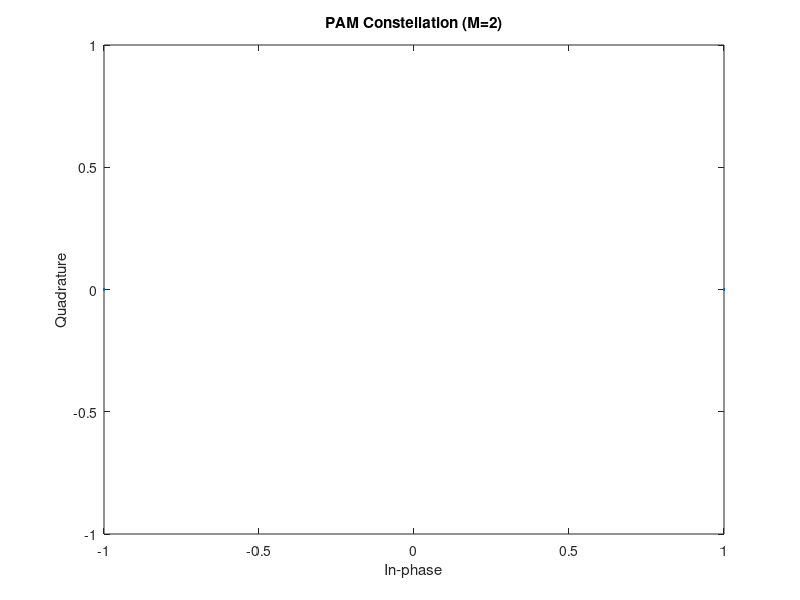
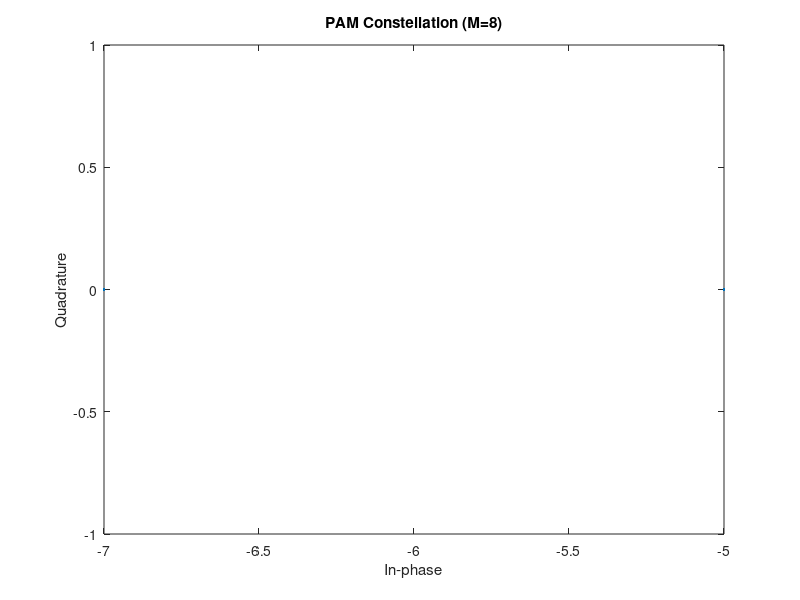

These figures' MATLAB source, in order: (Note: this script raises an error after producing the figures.)
%%Juan Tellez

%%Digital Modulation & Demodulation
%Create 10,000 input data with a random distribution
k = 1;
M = 2^k;
N = [10000, 1];
i_data = randi(0:M-1,N);
%Modulate and demodulate
tx_sig = pammod(i_data, M);
o_data = pamdemod(tx_sig, M);
errors = sum(i_data ~= o_data);
fprintf('Number of errors with PAM (M=2): %i\n', errors);
%Plot constellation
figure;
scatterplot(tx_sig);
title("PAM Constellation (M=2)")
%% Repeat with k=3 and M=8
k = 3;
M = 8;
N = [10000*k 1];
i_data = randi([0 1], N);
%Modulate and demodulate
tx_sig = pammod(i_data, M);
o_data = pamdemod(tx_sig, M);
errors = sum(i_data ~= o_data);
fprintf('Number of errors with PAM (M=8): %i\n', errors);
%Plot constellation
figure;
scatterplot(tx_sig);
title("PAM Constellation (M=8)")
%% Repeat it for QAM
k=3;
M = 8;
N = [10000*k 1];
i_data = randi([0 1], N);
%Modulate and demodulate
tx_sig = qammod(i_data, M, InputType="bit", UnitAveragePower=true,PlotConstellation=true);
o_data = qamdemod(tx_sig, M);
fprintf('Number of errors with QAM (M=8): %i\n', errors);
%Plot constellation
figure;
scatterplot(tx_sig);
title("QAM Constellation (M=8)")
%% Repeat it for 64-QAM
k = 3;
M = 64;
N = [10000*k 1];
i_data = randi([0 1], N);
%Modulate and demodulate
tx_sig = qammod(i_data, M, InputType="bit", UnitAveragePower=true, PlotConstellation=true);
o_data = qamdemod(tx_sig, M);
fprintf('Number of errors with QAM (M=64): %i\n', errors);
%Plot constellation
figure;
scatterplot(tx_sig);
title("QAM Constellation (M=64)")
%% Repeat it for 8-PSK
k = 3;
M = 8;
N = [10000*k 1];
i_data = randi([0 M-1], N);
%Modulate and demodulate
tx_sig = pskmod(i_data, M);
o_data = pskdemod(tx_sig, M);
errors = sum(i_data ~= o_data);
fprintf('Number of errors with PSK (M=8): %i\n', errors);
%Plot constellation
figure;
scatterplot(tx_sig);
title("8-PSK Constellation (M=8)")
%% Modulate 64-QAM with gray coding, demodulate with binary coding
tx_sig = qammod(i_data, M, "gray");
o_data = qamdemod(tx_sig, M);
errors = sum(i_data ~= o_data);
fprintf('Number of errors with 64-QAM (Gray mod, Binary demod): %i\n', errors);
%Demodulate with Gray coding
o_data_gray = qamdemod(tx_sig, M, "gray");
errors_gray = sum(i_data ~= o_data);
fprintf('Number of errors with 64-QAM (Gray demod): %i\n', errors_gray);
%% Add AWGN with SNR=20 dB for 64-QAM and 8-PSK
SNR = 20;
rx_sig = awgn(tx_sig, SNR);
o_data = qamdemod(rx_sig, M);
errors = sum(i_data ~= o_data);
fprintf('Number of errors with 64-QAM and SNR=20 dB: %i\n', errors);
figure;
scatterplot(rx_sig);
title("Received Constellation (64-QAM, SNR=20 dB)")
%% Repeat it for SNR=12dB
SNR = 12;
rx_sig = awgn(tx_sig, SNR);
o_data = qamdemod(rx_sig, M);
errors = sum(i_data ~= o_data);
fprintf('Number of errors with 64-QAM and SNR=12 dB: %i\n', errors);
figure;
scatterplot(rx_sig);
title("Received Constellation (64-QAM, SNR=12 dB)")
%% Create 8-PSK waveform and add AWGN as an impairment at 12 dB SNR
tx_sig = pskmod(i_data, M);
rx_sig = awgn(tx_sig, SNR);
figure;
scatterplot(rx_sig);
title("Received Constellation (8-PSK, SNR=12 dB)")
